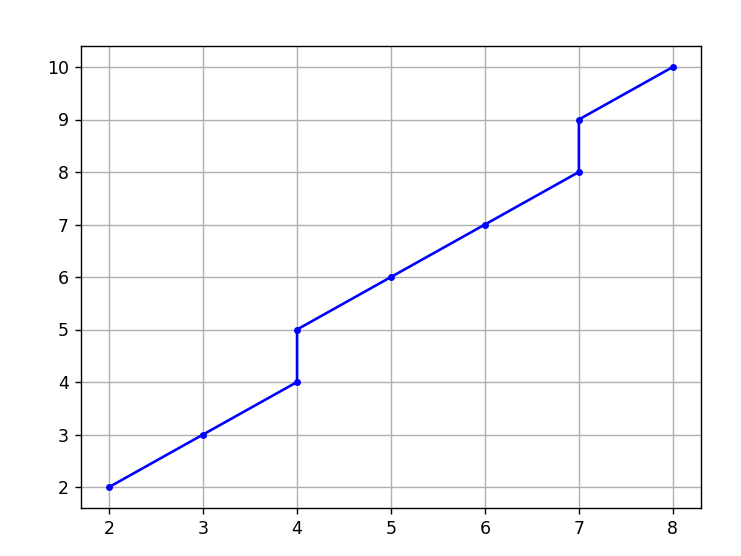

Recreate this plot in Python.
import matplotlib.pyplot as plt
xcord , ycord = [], []
x1 = int(input("Enter x1: "))
y1 = int(input("Enter y1: "))
x2 = int(input("Enter x2: "))
y2 = int(input("Enter y2: "))
dx = abs(x2-x1)
dy = abs(y2-y1)
if x2 >= x1:
        sx = 1 
else:
        sx = -1
if y2 >= y1:
        sy = 1 
else:
        sy = -1
x = x1
y = y1
if dx >= dy:
    p = 2 * dy - dx
    for _ in range(dx + 1):
        xcord.append(x)
        ycord.append(y)
        x += sx
        if p >= 0:
            y += sy
            p += 2 * dy - 2 * dx
        else:
            p += 2 * dy
else:
    p = 2 * dx - dy
    for _ in range(dy + 1):
        xcord.append(x)
        ycord.append(y)
        y += sy
        if p >= 0:
            x += sx
            p += 2 * dx - 2 * dy
        else:
            p += 2 * dx
plt.plot(xcord,ycord,marker=".",linestyle="-",color="blue")
plt.grid(True)
plt.show()
